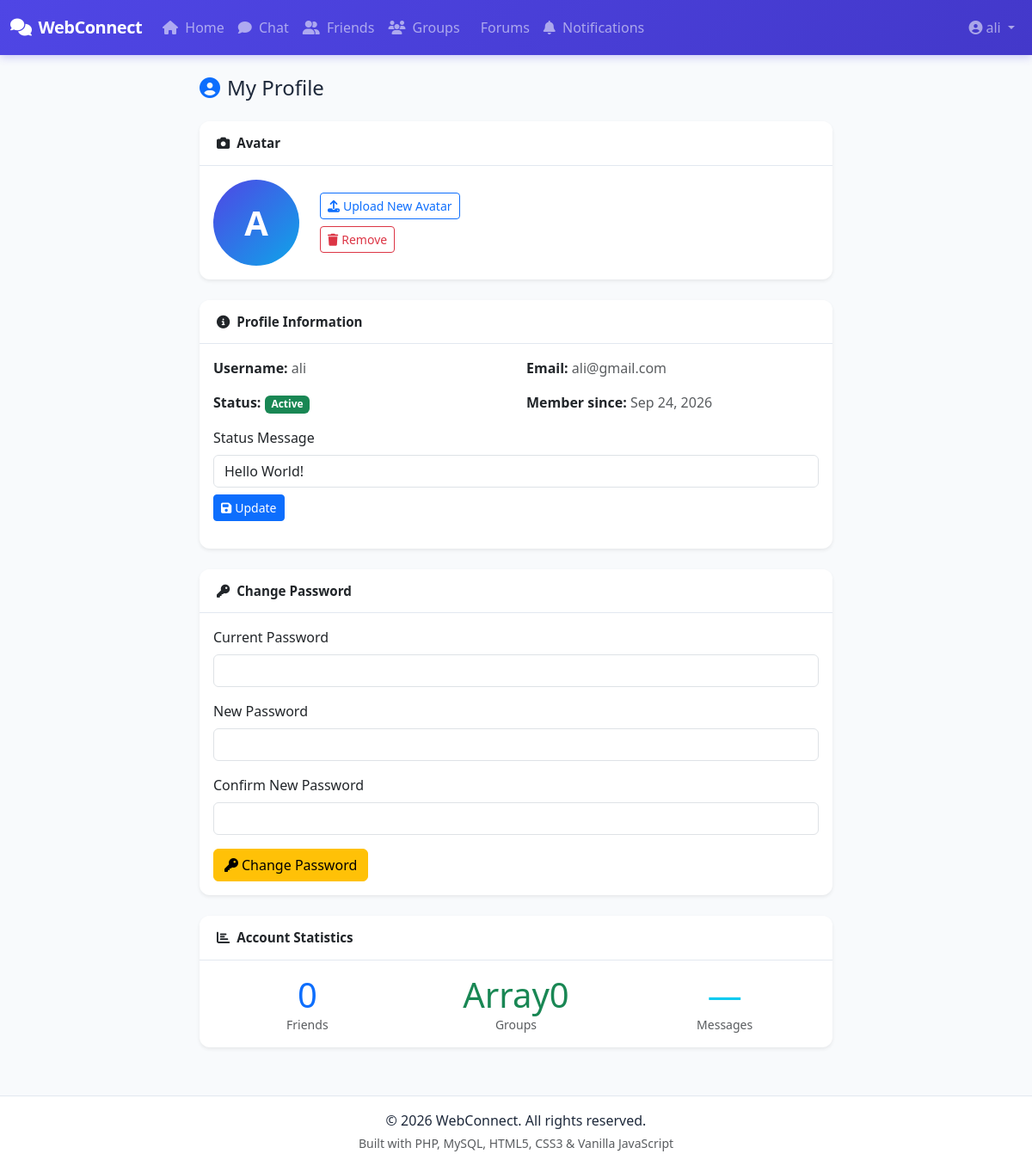
The app's page /profile.php (signed in) with its own data.
### tables this page shows
CREATE TABLE `users` (
  `id` INT UNSIGNED NOT NULL AUTO_INCREMENT,
  `username` VARCHAR(50) NOT NULL,
  `email` VARCHAR(100) NOT NULL,
  `password` VARCHAR(255) NOT NULL,
  `avatar` VARCHAR(255) DEFAULT NULL,
  `status_message` VARCHAR(200) DEFAULT NULL,
  `status` ENUM('online','away','offline','busy') DEFAULT 'offline',
  `last_seen` TIMESTAMP NULL DEFAULT NULL,
  `is_active` TINYINT(1) NOT NULL DEFAULT 1,
  `created_at` TIMESTAMP DEFAULT CURRENT_TIMESTAMP,
  PRIMARY KEY (`id`),
  UNIQUE KEY `user_username` (`username`),
  UNIQUE KEY `user_email` (`email`)
);

### includes/security.php (called while the page is built, shortened)
<?php
function e(string $text): string {
    return htmlspecialchars($text, ENT_QUOTES, 'UTF-8');
}

### includes/auth.php (called while the page is built, shortened)
<?php
function isLoggedIn(): bool {
    return isset($_SESSION['user_id']) && !empty($_SESSION['user_id']);
}
function getCurrentUserId(): int {
    return (int) ($_SESSION['user_id'] ?? 0);
}
function getCurrentUser(): ?array {
    return Database::fetchOne(
        "SELECT id, username, email, avatar, status_message, status, last_seen, is_active, created_at FROM users WHERE id = ?",
        [getCurrentUserId()]
    );
}

### includes/database.php (called while the page is built, shortened)
<?php
class Database {
    private static ?PDO $instance = null;
    public static function getInstance(): PDO {
        if (self::$instance === null) {
            $dsn = 'mysql:host=' . DB_HOST . ';dbname=' . DB_NAME . ';charset=' . DB_CHARSET;
            $options = [
                PDO::ATTR_ERRMODE            => PDO::ERRMODE_EXCEPTION,
                PDO::ATTR_DEFAULT_FETCH_MODE => PDO::FETCH_ASSOC,
                PDO::ATTR_EMULATE_PREPARES   => false,
            ];
            try {
                self::$instance = new PDO($dsn, DB_USER, DB_PASS, $options);
            } catch (PDOException $e) {
                @error_log('[DB Error] ' . $e->getMessage() . ' - ' . date('Y-m-d H:i:s'), 3, ERROR_LOG);
                die('Database connection failed. Please contact the administrator.');
            }
        }
        return self::$instance;
    }
    public static function query(string $sql, array $params = []): PDOStatement {
        $db = self::getInstance();
        $stmt = $db->prepare($sql);
        $stmt->execute($params);
        return $stmt;
    }
    public static function fetchAll(string $sql, array $params = []): array {
        return self::query($sql, $params)->fetchAll();
    }
    public static function fetchOne(string $sql, array $params = []): ?array {
        $result = self::query($sql, $params)->fetch();
        return $result ?: null;
    }
    public static function fetchColumn(string $sql, array $params = []): mixed {
        return self::query($sql, $params)->fetchColumn();
    }
}

### profile.php (the view, shortened to what this page needs)
<?php
require_once 'includes/layout_start.php';
$user = getCurrentUser();
$userId = (int)$user['id'];
$user = getCurrentUser();
?>
<div class="container py-4">
    <div class="row justify-content-center">
        <div class="col-lg-8">
            <h4 class="mb-4"><i class="fas fa-user-circle me-2 text-primary"></i>My Profile</h4>
            <div class="card mb-4 border-0 shadow-sm">
                <div class="card-header bg-white fw-semibold"><i class="fas fa-camera me-2"></i>Avatar</div>
                <div class="card-body">
                    <div class="d-flex align-items-center gap-4">
                        <div id="avatarPreview">
                            <?php echo getUserAvatar($userId, 100); ?>
                        </div>
                        <div>
                            <form method="POST" enctype="multipart/form-data" id="avatarForm">
                                <div class="mb-2">
                                    <label for="avatarInput" class="btn btn-sm btn-outline-primary">
                                        <i class="fas fa-upload me-1"></i>Upload New Avatar
                                    </label>
                                </div>
                            </form>
                            <form method="POST" class="mt-2">
                                <button type="submit" class="btn btn-sm btn-outline-danger"><i class="fas fa-trash me-1"></i>Remove</button>
                            </form>
                        </div>
                    </div>
                </div>
            </div>
            <div class="card mb-4 border-0 shadow-sm">
                <div class="card-header bg-white fw-semibold"><i class="fas fa-info-circle me-2"></i>Profile Information</div>
                <div class="card-body">
                    <div class="row mb-3">
                        <div class="col-md-6"><strong>Username:</strong> <span class="text-muted"><?php echo e($user['username']); ?></span></div>
                        <div class="col-md-6"><strong>Email:</strong> <span class="text-muted"><?php echo e($user['email']); ?></span></div>
                    </div>
                    <div class="row mb-3">
                        <div class="col-md-6"><strong>Status:</strong> <span class="badge bg-<?php echo $user['is_active'] ? 'success' : 'danger'; ?>"><?php echo $user['is_active'] ? 'Active' : 'Disabled'; ?></span></div>
                        <div class="col-md-6"><strong>Member since:</strong> <span class="text-muted"><?php echo date('M j, Y', strtotime($user['created_at'])); ?></span></div>
                    </div>
                    <div class="mb-3">
                        <form method="POST">
                            <label class="form-label">Status Message</label>
                            <input type="text" class="form-control" name="status_message" value="<?php echo e($user['status_message']); ?>" maxlength="200" placeholder="Share something about yourself...">
                            <button type="submit" class="btn btn-sm btn-primary mt-2"><i class="fas fa-save me-1"></i>Update</button>
                        </form>
                    </div>
                </div>
            </div>
            <div class="card mb-4 border-0 shadow-sm">
                <div class="card-header bg-white fw-semibold"><i class="fas fa-key me-2"></i>Change Password</div>
                <div class="card-body">
                    <form method="POST">
                        <div class="mb-3">
                            <label class="form-label">Current Password</label>
                            <input type="password" class="form-control" name="current_password" required>
                        </div>
                        <div class="mb-3">
                            <label class="form-label">New Password</label>
                            <input type="password" class="form-control" name="new_password" minlength="6" required>
                        </div>
                        <div class="mb-3">
                            <label class="form-label">Confirm New Password</label>
                            <input type="password" class="form-control" name="confirm_password" minlength="6" required>
                        </div>
                        <button type="submit" class="btn btn-warning"><i class="fas fa-key me-1"></i>Change Password</button>
                    </form>
                </div>
            </div>
            <div class="card border-0 shadow-sm">
                <div class="card-header bg-white fw-semibold"><i class="fas fa-chart-bar me-2"></i>Account Statistics</div>
                <div class="card-body">
                    <div class="row text-center">
                        <div class="col-4">
                            <div class="display-6 text-primary"><?php echo getFriendCount($userId); ?></div>
                            <div class="text-muted small">Friends</div>
                        </div>
                        <div class="col-4">
                            <div class="display-6 text-success"><?php echo getUserGroups($userId); echo count(getUserGroups($userId)); ?></div>
                            <div class="text-muted small">Groups</div>
                        </div>
                        <div class="col-4">
                            <div class="display-6 text-info">—</div>
                            <div class="text-muted small">Messages</div>
                        </div>
                    </div>
                </div>
            </div>
        </div>
    </div>
</div>
<?php require_once 'includes/layout_end.php'; ?>

### includes/layout_start.php (shortened to what this page needs)
<?php
$currentPage = basename($_SERVER['PHP_SELF'], '.php');
$user = getCurrentUser();
?>
<!DOCTYPE html>
<html lang="en">
<head>
    <link href="https://cdn.jsdelivr.net/npm/bootstrap@5.3.3/dist/css/bootstrap.min.css" rel="stylesheet">
    <link href="https://cdnjs.cloudflare.com/ajax/libs/font-awesome/6.5.1/css/all.min.css" rel="stylesheet">
    <link href="<?php echo APP_URL; ?>/assets/css/app.css?v=<?php echo APP_VERSION; ?>" rel="stylesheet">
</head>
<body>
<nav class="navbar navbar-expand-lg navbar-dark main-navbar">
    <div class="container-fluid">
        <a class="navbar-brand" href="<?php echo APP_URL; ?>/index.php">
            <i class="fas fa-comments me-2"></i><?php echo e(APP_NAME); ?>
        </a>
        <div class="collapse navbar-collapse" id="mainNav">
            <ul class="navbar-nav me-auto">
                <li class="nav-item">
                    <a class="nav-link <?php echo $currentPage === 'index' ? 'active' : ''; ?>" href="<?php echo APP_URL; ?>/index.php"><i class="fas fa-home me-1"></i> Home</a>
                </li>
                <?php if (isLoggedIn()): ?>
                <li class="nav-item">
                    <a class="nav-link <?php echo $currentPage === 'chat' ? 'active' : ''; ?>" href="<?php echo APP_URL; ?>/chat.php">
                        <i class="fas fa-comment me-1"></i> Chat
                    </a>
                </li>
                <li class="nav-item">
                    <a class="nav-link <?php echo $currentPage === 'friends' ? 'active' : ''; ?>" href="<?php echo APP_URL; ?>/friends.php"><i class="fas fa-user-friends me-1"></i> Friends</a>
                </li>
                <li class="nav-item">
                    <a class="nav-link <?php echo $currentPage === 'groups' ? 'active' : ''; ?>" href="<?php echo APP_URL; ?>/groups.php"><i class="fas fa-users me-1"></i> Groups</a>
                </li>
                <li class="nav-item">
                    <a class="nav-link <?php echo $currentPage === 'forums' ? 'active' : ''; ?>" href="<?php echo APP_URL; ?>/forums.php"><i class="fas fa-forum me-1"></i> Forums</a>
                </li>
                <li class="nav-item">
                    <a class="nav-link <?php echo $currentPage === 'notifications' ? 'active' : ''; ?>" href="<?php echo APP_URL; ?>/notifications.php">
                        <i class="fas fa-bell me-1"></i> Notifications
                    </a>
                </li>
                <?php endif; ?>
            </ul>
            <ul class="navbar-nav">
                <?php if (isLoggedIn()): ?>
                <li class="nav-item dropdown">
                    <a class="nav-link dropdown-toggle" href="#" data-bs-toggle="dropdown">
                        <i class="fas fa-user-circle me-1"></i><?php echo e($user['username']); ?>
                    </a>
                </li>
                <?php endif; ?>
            </ul>
        </div>
    </div>
</nav>
<main class="main-content">

### includes/functions.php (shortened to what this page needs)
<?php
function getUserAvatar(int $userId, int $size = 40, string $username = ''): string {
    $user = Database::fetchOne("SELECT avatar, username FROM users WHERE id = ?", [$userId]);
    $displayName = $username ?: ($user['username'] ?? 'U');
    $initials = substr(strtoupper($displayName), 0, 1);
    return '<div class="avatar avatar-default" style="width:' . $size . 'px;height:' . $size . 'px;font-size:' . ($size * 0.4) . 'px;" title="' . e($displayName) . '">' . $initials . '</div>';
}
function getFriendCount(int $userId): int {
    return (int) Database::fetchColumn(
        "SELECT COUNT(*) FROM friendships WHERE user_id = ?",
        [$userId]
    );
}
function getUserGroups(int $userId): array {
    return Database::fetchAll(
        "SELECT gc.*, gm.role,
            (SELECT COUNT(*) FROM group_messages gm WHERE gm.group_id = gc.id AND gm.is_deleted = 0) as message_count,
            (SELECT body FROM group_messages gm WHERE gm.group_id = gc.id AND gm.is_deleted = 0 ORDER BY gm.created_at DESC LIMIT 1) as last_msg,
            (SELECT created_at FROM group_messages gm WHERE gm.group_id = gc.id AND gm.is_deleted = 0 ORDER BY gm.created_at DESC LIMIT 1) as last_msg_time
         FROM group_chats gc
         JOIN group_members gm ON gm.group_id = gc.id AND gm.user_id = ?
         ORDER BY last_msg_time DESC",
        [$userId]
    );
}

### assets/css/app.css (style rules this page uses)
:root { --primary-color: #4f46e5; --primary-light: #6366f1; --primary-dark: #4338ca; --secondary-color: #0ea5e9; --success-color: #22c55e; --danger-color: #ef4444; --warning-color: #f59e0b; --bg-light: #f8fafc; --bg-chat: #f1f5f9; --border-color: #e2e8f0; --text-primary: #1e293b; --text-secondary: #64748b; --text-muted: #94a3b8; --sidebar-width: 340px; --chat-header-height: 65px; --chat-input-height: 70px; --message-max-width: 65%; }
* { box-sizing: border-box; }
body { font-family: 'Segoe UI', system-ui, -apple-system, sans-serif; background: var(--bg-light); color: var(--text-primary); margin: 0; min-height: 100vh; }
.main-navbar { background: linear-gradient(135deg, var(--primary-color), var(--primary-dark)) !important; box-shadow: 0 2px 10px rgba(79,70,229,0.3); padding: 0.75rem 0; }
.main-navbar .navbar-brand { font-weight: 700; font-size: 1.25rem; letter-spacing: -0.5px; }
.main-navbar .nav-link { font-weight: 500; padding: 0.5rem 1rem; border-radius: 8px; transition: background 0.2s; }
.main-content { min-height: calc(100vh - 56px - 60px); }
.card { border-radius: 12px; border: none; overflow: hidden; }
.card-header { background: white; border-bottom: 1px solid var(--border-color); padding: 0.875rem 1.25rem; font-size: 0.95rem; }
.avatar { display: inline-flex; align-items: center; justify-content: center; font-weight: 700; color: white; flex-shrink: 0; }
.avatar-default { background: linear-gradient(135deg, var(--primary-color), var(--secondary-color)); border-radius: 50%; }

### records on screen
users: username "ali", username "A", email "ali@gmail.com", created_at "Sep 24, 2026", status_message "Hello World!"

### other values on screen
APP_NAME "WebConnect"
getFriendCount($userId) "0"
getUserGroups($userId) "Array"
count(getUserGroups($userId)) "0"
